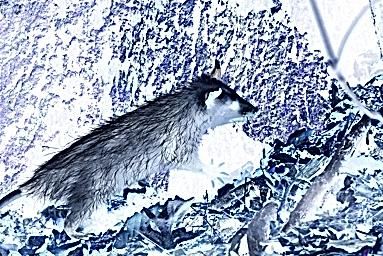
#> input picture Lb3/Image-68-1c19cc.jpg, 383 x 256 px
$ python Lab3.py
#> lines starting #> are read from the running program, lines starting #| are printed output that depends on the picture
import cv2
import numpy as np
import matplotlib.pyplot as plt


def getPSNR(I1, I2):
    mse = np.mean((I1.astype(np.float32) - I2.astype(np.float32)) ** 2)
    if mse == 0:
        return 100
    return 10 * np.log10((255.0 ** 2) / mse)

def getSSIM(img1, img2):
    C1 = 6.5025
    C2 = 58.5225
    img1 = img1.astype(np.float32)
    img2 = img2.astype(np.float32)

    mu1 = cv2.GaussianBlur(img1, (11, 11), 1.5)
    mu2 = cv2.GaussianBlur(img2, (11, 11), 1.5)
    sigma1_2 = cv2.GaussianBlur(img1 * img1, (11, 11), 1.5) - mu1 * mu1
    sigma2_2 = cv2.GaussianBlur(img2 * img2, (11, 11), 1.5) - mu2 * mu2
    sigma12 = cv2.GaussianBlur(img1 * img2, (11, 11), 1.5) - mu1 * mu2

    ssim_map = ((2 * mu1 * mu2 + C1) * (2 * sigma12 + C2)) / \
               ((mu1 ** 2 + mu2 ** 2 + C1) * (sigma1_2 + sigma2_2 + C2))
    return cv2.mean(ssim_map)[0]


def add_gauss_noise(img, mean=0, sigma=0.15):
    gauss = np.random.normal(mean, sigma*255, img.shape).astype(np.float32)
    noisy = cv2.add(img.astype(np.float32), gauss)
    return np.clip(noisy, 0, 255).astype(np.uint8)


final_rotated_image = cv2.imread('./Image-68-1c19cc.jpg')
#> final_rotated_image is the input picture: shape (256, 383, 3); mean B, G, R 185.9, 167, 155.2

neg_image = 255 - final_rotated_image

kernel55 = np.ones((5, 5), np.float32) / 25
kernel77 = np.ones((7, 7), np.float32) / 49

channels = cv2.split(neg_image)
noisy_channels = [add_gauss_noise(ch, 0, 0.15) for ch in channels]
#> call 3 of add_gauss_noise, with mean = 0, sigma = 0.15
#> in add_gauss_noise (call 3), `return np.clip(noisy, 0, 255).astype(np.uint8)`:
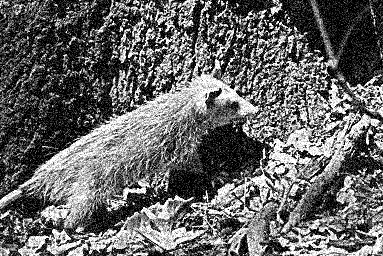
#> returned value: shape (256, 383); min 0, max 255, mean 101.3
#> noisy_channels = 3 items
filtered_channels1 = [cv2.filter2D(ch, -1, kernel55) for ch in noisy_channels]
#> filtered_channels1 = 3 items
filtered_channels2 = [cv2.filter2D(ch, -1, kernel77) for ch in noisy_channels]
#> filtered_channels2 = 3 items
gaussian_channels1 = [cv2.GaussianBlur(ch, (7,7), 0) for ch in noisy_channels]
#> gaussian_channels1 = 3 items
gaussian_channels2 = [cv2.GaussianBlur(ch, (15,15), 0) for ch in noisy_channels]
#> gaussian_channels2 = 3 items

noisy_image = cv2.merge(noisy_channels)
filtered_image1 = cv2.merge(filtered_channels1)
filtered_image2 = cv2.merge(filtered_channels2)
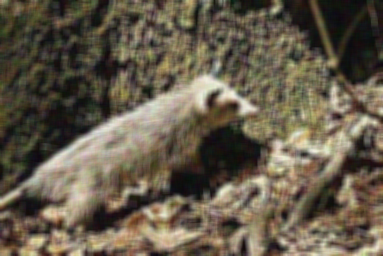
#> filtered_image2: shape (256, 383, 3); mean of channels 0, 1, 2 75.2, 91.8, 101.3; drawn as B, G, R
gaussian_image1 = cv2.merge(gaussian_channels1)
gaussian_image2 = cv2.merge(gaussian_channels2)

gs = plt.GridSpec(2, 3)
plt.figure(figsize=(15, 12))

plt.subplot(gs[0,0])
plt.xticks([]), plt.yticks([])
plt.title('Исходное изображение')
plt.imshow(cv2.cvtColor(final_rotated_image, cv2.COLOR_BGR2RGB))

plt.subplot(gs[1,0])
plt.xticks([]), plt.yticks([])
plt.title(f'Зашумленное\nPSNR={getPSNR(final_rotated_image,noisy_image):.2f}, SSIM={getSSIM(final_rotated_image,noisy_image):.2f}')
#> in getPSNR, `mse = np.mean((I1.astype(np.float32) - I2.astype(np.float32)) ** 2)`: mse = 34251.3
#> in getSSIM, `C1 = 6.5025`: C1 = 6.5
#> in getSSIM, `ssim_map = ((2 * mu1 * mu2 + C1) * (2 * sigma12 + C2)) / \ ((mu1 ** 2 ..`:
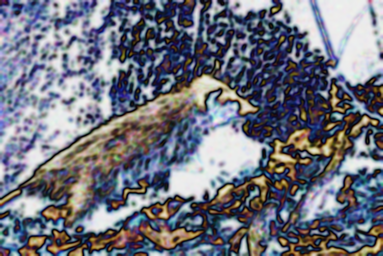
#> ssim_map: shape (256, 383, 3) float32; mean B, G, R -0.454, -0.505, -0.516; drawn with min black and max white
plt.imshow(cv2.cvtColor(noisy_image, cv2.COLOR_BGR2RGB))

plt.subplot(gs[0,1])
plt.xticks([]), plt.yticks([])
plt.title(f'Фильтр 5x5\nPSNR={getPSNR(final_rotated_image,filtered_image1):.2f}, SSIM={getSSIM(final_rotated_image,filtered_image1):.2f}')
plt.imshow(cv2.cvtColor(filtered_image1, cv2.COLOR_BGR2RGB))

plt.subplot(gs[0,2])
plt.xticks([]), plt.yticks([])
plt.title(f'Фильтр 7x7\nPSNR={getPSNR(final_rotated_image,filtered_image2):.2f}, SSIM={getSSIM(final_rotated_image,filtered_image2):.2f}')
#> in getSSIM (call 3), `ssim_map = ((2 * mu1 * mu2 + C1) * (2 * sigma12 + C2)) / \ ((mu1 ** 2 ..`:
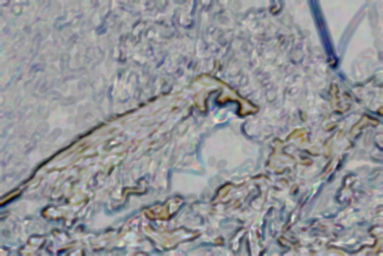
#> ssim_map: shape (256, 383, 3) float32; mean B, G, R -0.0474, -0.0676, -0.0726; drawn with min black and max white
plt.imshow(cv2.cvtColor(filtered_image2, cv2.COLOR_BGR2RGB))

plt.subplot(gs[1,1])
plt.xticks([]), plt.yticks([])
plt.title(f'Гаусс 7x7\nPSNR={getPSNR(final_rotated_image,gaussian_image1):.2f}, SSIM={getSSIM(final_rotated_image,gaussian_image1):.2f}')
#> in getSSIM (call 4), `ssim_map = ((2 * mu1 * mu2 + C1) * (2 * sigma12 + C2)) / \ ((mu1 ** 2 ..`:
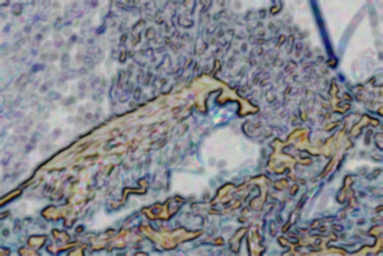
#> ssim_map: shape (256, 383, 3) float32; mean B, G, R -0.195, -0.23, -0.239; drawn with min black and max white
plt.imshow(cv2.cvtColor(gaussian_image1, cv2.COLOR_BGR2RGB))

plt.subplot(gs[1,2])
plt.xticks([]), plt.yticks([])
plt.title(f'Гаусс 15x15\nPSNR={getPSNR(final_rotated_image,gaussian_image2):.2f}, SSIM={getSSIM(final_rotated_image,gaussian_image2):.2f}')
plt.imshow(cv2.cvtColor(gaussian_image2, cv2.COLOR_BGR2RGB))

plt.show()

kernel1 = np.array([[-1,-1,-1],[-1,9,-1],[-1,-1,-1]])
kernel2 = np.array([[-0.25,-0.25,-0.25],[-0.25,3,-0.25],[-0.25,-0.25,-0.25]])
kernel3 = np.array([[0,-0.25,0],[-0.25,2,-0.25],[0,-0.25,0]])

filtered_image1 = cv2.filter2D(neg_image, -1, kernel1)
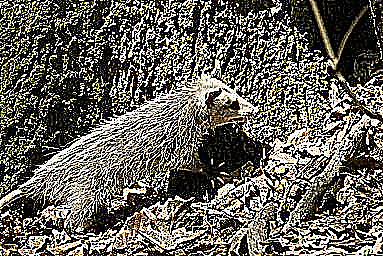
#> filtered_image1: shape (256, 383, 3); mean B, G, R 89.2, 97.4, 101.3
filtered_image2 = cv2.filter2D(neg_image, -1, kernel2)
filtered_image3 = cv2.filter2D(neg_image, -1, kernel3)
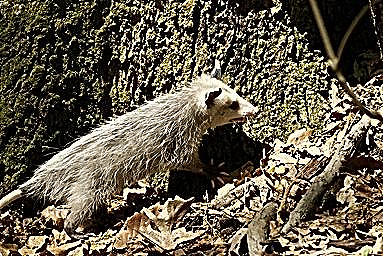
#> filtered_image3: shape (256, 383, 3); mean B, G, R 75.4, 90.1, 98.3

psnr1, ssim1 = getPSNR(final_rotated_image, filtered_image1), getSSIM(final_rotated_image, filtered_image1)
#> psnr1 = 1.93; ssim1 = -0.446
psnr2, ssim2 = getPSNR(final_rotated_image, filtered_image2), getSSIM(final_rotated_image, filtered_image2)
#> psnr2 = 2.02; ssim2 = -0.49
psnr3, ssim3 = getPSNR(final_rotated_image, filtered_image3), getSSIM(final_rotated_image, filtered_image3)
#> psnr3 = 2.17; ssim3 = -0.507

plt.figure(figsize=(18, 8))
plt.subplot(141)
plt.title('Исходное изображение')
plt.imshow(cv2.cvtColor(neg_image, cv2.COLOR_BGR2RGB))
plt.axis('off')

plt.subplot(142)
plt.title(f'Фильтр 1\nPSNR={psnr1:.2f}, SSIM={ssim1:.2f}')
plt.imshow(cv2.cvtColor(filtered_image1, cv2.COLOR_BGR2RGB))
plt.axis('off')

plt.subplot(143)
plt.title(f'Фильтр 2\nPSNR={psnr2:.2f}, SSIM={ssim2:.2f}')
plt.imshow(cv2.cvtColor(filtered_image2, cv2.COLOR_BGR2RGB))
plt.axis('off')

plt.subplot(144)
plt.title(f'Фильтр 3\nPSNR={psnr3:.2f}, SSIM={ssim3:.2f}')
plt.imshow(cv2.cvtColor(filtered_image3, cv2.COLOR_BGR2RGB))
plt.axis('off')

plt.tight_layout()
plt.show()
